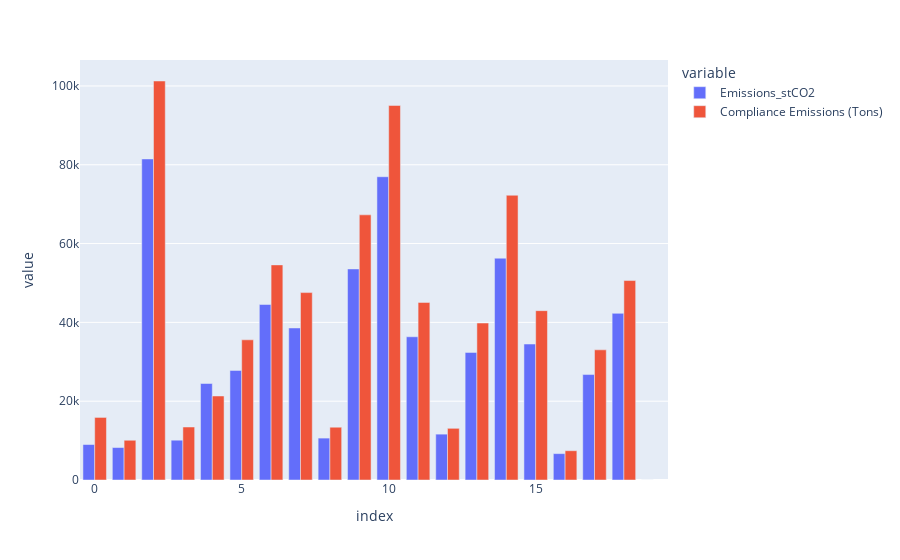

Notebook source saved alongside this figure:
### Code cell
px.bar(compare[['Emissions_stCO2','Compliance Emissions (Tons)']],barmode='group')

### Figure 1 — Plotly figure (JSON) as saved in the notebook; plotly's stock layout.template omitted (floating-point values rounded to 4 significant figures)
{"data": [{"alignmentgroup": "True", "hovertemplate": "variable=Emissions_stCO2<br>index=%{x}<br>value=%{y}<extra></extra>", "legendgroup": "Emissions_stCO2", "marker": {"color": "#636efa", "pattern": {"shape": ""}}, "name": "Emissions_stCO2", "offsetgroup": "Emissions_stCO2", "orientation": "v", "showlegend": true, "textposition": "auto", "type": "bar", "x": [0, 1, 2, 3, 4, 5, 6, 7, 8, 9, 10, 11, 12, 13, 14, 15, 16, 17, 18, 19], "xaxis": "x", "y": [9002.0, 8232.0, 81470.0, 10100.0, 24490.0, 27810.0, 44540.0, 38580.0, 10630.0, 53560.0, 76960.0, 36340.0, 11640.0, 32380.0, 56290.0, 34510.0, 6694.0, 26760.0, 42290.0, 0], "yaxis": "y"}, {"alignmentgroup": "True", "hovertemplate": "variable=Compliance Emissions (Tons)<br>index=%{x}<br>value=%{y}<extra></extra>", "legendgroup": "Compliance Emissions (Tons)", "marker": {"color": "#EF553B", "pattern": {"shape": ""}}, "name": "Compliance Emissions (Tons)", "offsetgroup": "Compliance Emissions (Tons)", "orientation": "v", "showlegend": true, "textposition": "auto", "type": "bar", "x": [0, 1, 2, 3, 4, 5, 6, 7, 8, 9, 10, 11, 12, 13, 14, 15, 16, 17, 18, 19], "xaxis": "x", "y": [15880.0, 10080.0, 101300.0, 13450.0, 21320.0, 35570.0, 54580.0, 47560.0, 13390.0, 67290.0, 95050.0, 45060.0, 13120.0, 39840.0, 72260.0, 42970.0, 7433.0, 33030.0, 50620.0, null], "yaxis": "y"}], "layout": {"barmode": "group", "legend": {"title": {"text": "variable"}, "tracegroupgap": 0}, "margin": {"t": 60}, "xaxis": {"anchor": "y", "domain": [0, 1], "title": {"text": "index"}}, "yaxis": {"anchor": "x", "domain": [0, 1], "title": {"text": "value"}}}}
